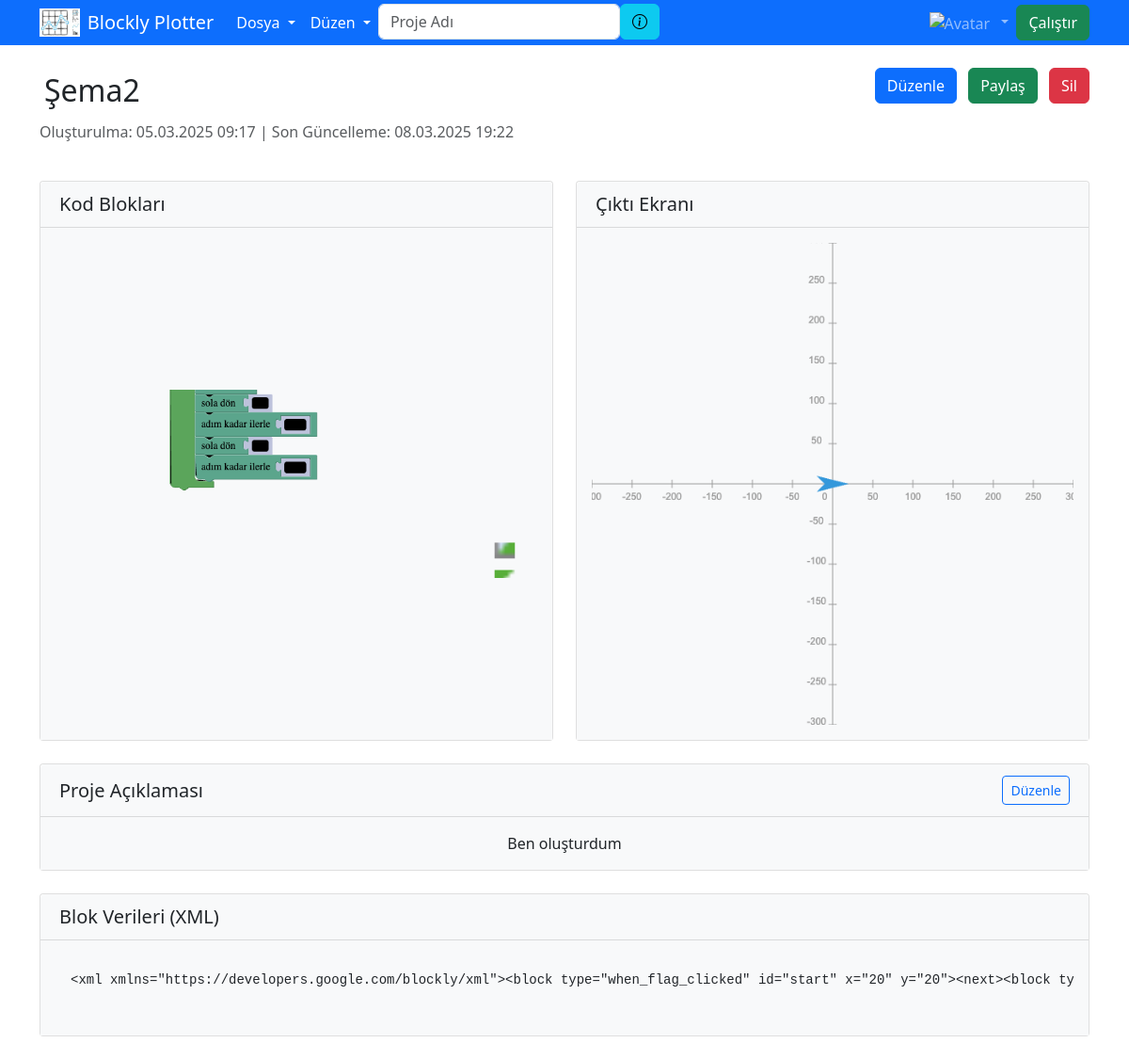
Screenshot of /blockly/project/5/ (signed in) with the database file from the repository.
### blockly/models.py (models this page shows, shortened)
class BlocklyProject(models.Model):
    user = models.ForeignKey('users.CustomUser', on_delete=models.CASCADE)
    created_at = models.DateTimeField(auto_now_add=True)
    updated_at = models.DateTimeField(auto_now=True)
    name = models.CharField(max_length=255, help_text="Name of the project")
    description = models.TextField(blank=True, null=True, help_text="Description of the project")
    block_data = models.TextField(help_text="Serialized block data")
    canvas_thumbnail = models.ImageField(upload_to='thumbnails/', blank=True, null=True, help_text="Thumbnail of the canvas")
    block_thumbnail = models.ImageField(upload_to='thumbnails/', blank=True, null=True, help_text="Thumbnail of the blocks")
    canvas_thumbnail_base64 = models.TextField(blank=True, null=True, help_text="Base64 encoded thumbnail of the canvas")
    block_thumbnail_base64 = models.TextField(blank=True, null=True, help_text="Base64 encoded thumbnail of the blocks")
    is_public = models.BooleanField(default=False, help_text="Is the project public?")
    class Meta:
        verbose_name = "Blockly Project"
        verbose_name_plural = "Blockly Projects"

### blockly/views.py (the view)
# urls.py: path('blockly/project/<int:project_id>/', views.project_detail, name='project_detail'),
@auth_decorators.login_required
def project_detail(request, project_id):
    project = get_object_or_404(BlocklyProject, id=project_id)
    if project.user != request.user and not getattr(project, 'is_public', False):
        return HttpResponseRedirect(reverse('index'))
    return render(request, 'users/project_detail.html', {'project': project})

### templates/users/project_detail.html (shortened to what this page needs)
{% extends 'base.html' %}
{% load static %}
{% block content %}
<div class="container mt-4">
    <div class="row mb-4">
        <div class="col-md-8">
            <h2>
                <span id="projectName" class="project-name" data-project-id="{{ project.id }}" ondblclick="makeEditable(this)">
                    {{ project.name }}
                </span>
            </h2>
            <p class="text-muted">
                Oluşturulma: {{ project.created_at|date:'d.m.Y H:i' }} |
                Son Güncelleme: {{ project.updated_at|date:'d.m.Y H:i' }}
            </p>
        </div>
        <div class="col-md-4 text-end">
            <a href="{% url 'index' %}?project_id={{ project.id }}" class="btn btn-primary" onclick="storeProjectName('{{ project.name }}')">
                 Düzenle
            </a>
            <button type="button" class="btn btn-success share-project" data-project-id="{{ project.id }}">
                 Paylaş
            </button>
            <button type="button" class="btn btn-danger delete-project" data-project-id="{{ project.id }}" data-project-name="{{ project.name }}">
                 Sil
            </button>
        </div>
    </div>
    <div class="row mb-4">
        <div class="col-md-6">
            <div class="card h-100">
                <div class="card-header">
                    <h5 class="card-title mb-0">Kod Blokları</h5>
                </div>
                <div class="card-body text-center">
                    {% if project.block_thumbnail %}
                    <img src="{{ project.block_thumbnail.url }}" class="img-fluid block-thumbnail" alt="Kod Blokları">
                    {% elif project.block_thumbnail_base64 %}
                    <img src="{{ project.block_thumbnail_base64 }}" class="img-fluid block-thumbnail" alt="Kod Blokları">
                    {% else %}
                    <div class="alert alert-info">
                        Kod blokları önizlemesi mevcut değil.
                    </div>
                    {% endif %}
                </div>
            </div>
        </div>
        <div class="col-md-6">
            <div class="card h-100">
                <div class="card-header">
                    <h5 class="card-title mb-0">Çıktı Ekranı</h5>
                </div>
                <div class="card-body text-center">
                    {% if project.canvas_thumbnail %}
                    <img src="{{ project.canvas_thumbnail.url }}" class="img-fluid" alt="Çıktı Ekranı">
                    {% elif project.canvas_thumbnail_base64 %}
                    <img src="{{ project.canvas_thumbnail_base64 }}" class="img-fluid" alt="Çıktı Ekranı">
                    {% else %}
                    <div class="alert alert-info">
                        Çıktı ekranı önizlemesi mevcut değil.
                    </div>
                    {% endif %}
                </div>
            </div>
        </div>
    </div>
    {% if project.description %}
    <div class="row mb-4">
        <div class="col-12">
            <div class="card">
                <div class="card-header d-flex justify-content-between align-items-center">
                    <h5 class="card-title mb-0">Proje Açıklaması</h5>
                    <button type="button" class="btn btn-sm btn-outline-primary edit-description-btn">
                         Düzenle
                    </button>
                </div>
                <div class="card-body">
                    <div id="descriptionDisplay">
                        <p class="card-text">{{ project.description }}</p>
                    </div>
                </div>
            </div>
        </div>
    </div>
    {% endif %}
    <div class="row mb-4">
        <div class="col-12">
            <div class="card">
                <div class="card-header">
                    <h5 class="card-title mb-0">Blok Verileri (XML)</h5>
                </div>
                <div class="card-body">
                    <pre class="bg-light p-3 rounded"><code>{{ project.block_data }}</code></pre>
                </div>
            </div>
        </div>
    </div>
</div>
{% endblock %}

### static/css/styles.css (style rules this page uses)
html, body { height: 100%; margin: 0; padding: 0; }
body { display: flex; flex-direction: column; height: 100vh; }
.card { height: 100%; margin: 0; display: flex; flex-direction: column; background-color: #fff; border: 1px solid rgba(0,0,0,.125); border-radius: 0.25rem; }
.card-header { flex: 0 0 auto; background-color: #f8f9fa; border-bottom: 1px solid rgba(0,0,0,0.125); padding: 0.75rem 1.25rem; }
.card-body { flex: 1; padding: 1rem; background-color: #f8f9fa; overflow: auto; display: flex; align-items: center; justify-content: center; }
.btn + .btn { margin-left: 0.5rem; }

### templates/users/project_detail.html (style rules this page uses)
.block-thumbnail { width: 100%; height: 200px; object-fit: cover; border-radius: 5px; }
.project-name { cursor: pointer; padding: 5px; border-radius: 4px; display: inline-block; }

### rows the page displays
BlocklyProject: name "Şema2", created_at "05.03.2025 09:17", updated_at "08.03.2025 19:22", block_thumbnail (picture), canvas_thumbnail (picture), description "Ben oluşturdum", block_data "<xml xmlns=\"https://developers.google.com/blockly/xml\"><block type=\"when_flag_clicked\" id=\"start\" x=\"20\" y=\"20\"><next><block…"
